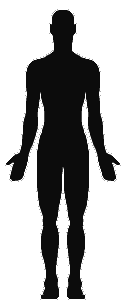
#> input picture TheOnlyCurePlus/42/media/ui/male_base_test.png, 123 x 302 px
$ python -i outfits.py   (imports and definitions only)
#> lines starting #> are read from the running program, lines starting #| are printed output that depends on the picture
### tools/build_assets.py
"""Genera los recursos nuevos de TOC+ sin Blender:
- muñones de pierna (12 modelos .X con pesos) + texturas (32 por pieza, mismo orden que TOC);
- prótesis (pata de palo, pierna mecánica, pierna médica, brazo de palo) rígidas sobre un hueso;
- torniquete de pierna; muleta y sierra de hueso (armas estáticas); miembros cercenados (modelos de suelo);
- iconos 32x32, iconos de rasgos 18x18 y superposiciones del panel de salud 123x302.

Uso:  python build_assets.py  [ruta_del_mod]
"""
import os, sys, math, random
sys.path.insert(0, r"C:\Users\nexco\CODING PARCHEO\HerreriaPZ\tools")
import pzx
import numpy as np
from PIL import Image, ImageDraw, ImageFilter

PZ = r"D:\SteamLibrary\steamapps\common\ProjectZomboid\media"
MOD = sys.argv[1] if len(sys.argv) > 1 else os.environ.get("TOC_MEDIA", r"C:\Users\nexco\Zomboid\mods\TheOnlyCurePlus\42\media")
TOC_UP = r"C:\Users\nexco\CODING PARCHEO\TOCPlus\upstream_2.4.0\42\media"

BODY = {"Male": os.path.join(PZ, r"models_X\Skinned\MaleBody.X"), "Female": os.path.join(PZ, r"models_X\Skinned\FemaleBody.X")}
TEMPLATE = {"Male": os.path.join(PZ, r"models_X\Skinned\Clothes\Bob_Trousers.x"), "Female": os.path.join(PZ, r"models_X\Skinned\Clothes\Kate_Trousers.x")}
for k, v in list(TEMPLATE.items()):
    if not os.path.exists(v):
        alt = os.path.join(PZ, r"models_X\Skinned\Clothes\Kate_Trousers.x")
        TEMPLATE[k] = alt if os.path.exists(alt) else os.path.join(PZ, r"models_X\Skinned\Clothes\Bob_Trousers.x")

PATCH = (116, 200, 24, 24)          # zona libre de la textura del cuerpo donde va la herida del muñón
CAP_C = ((PATCH[0] + 12) / 256.0, (PATCH[1] + 12) / 256.0)
CAP_R = 10.0 / 256.0
# 3.1.0: la herida de los muñones que se visten va DENTRO de la mano / el pie de su lado. El juego aplica a cada prenda
# las máscaras de las que van encima, y la zona libre de PATCH cae en las máscaras de pierna (y un 19 % en ninguna): con
# cualquier chaqueta encima se perdía un 19 % del disco, y con las dos piernas amputadas la tapa izquierda perdía el 69 %
# (el muñón derecho va encima). La mano / el pie del mismo lado sólo se ocultan cuando algo tapa ese miembro entero.
# Centros (en texeles) en zonas que ningún muñón usa, con sitio para el disco de radio 10 (ver make_arm_stumps.seam_alpha).
# PATCH sigue pintándose: lo usan los miembros cercenados del suelo (modelos estáticos, sin máscaras).
CAPS = {("Hand", "L"): (230, 140), ("Hand", "R"): (17, 141), ("Foot", "L"): (171, 26), ("Foot", "R"): (85, 27)}

def cap_for(limb, side):
    cx, cy = CAPS[(limb, side)]
    return (cx / 256.0, cy / 256.0), CAP_R

def wound_patches():
    return [PATCH] + [(cx - 12, cy - 12, 24, 24) for cx, cy in CAPS.values()]

# [4 lines left out: function out, not called in this run]


class V3:
    __slots__ = ("x", "y", "z")
    def __init__(self, x, y, z): self.x, self.y, self.z = float(x), float(y), float(z)
    def arr(self): return np.array([self.x, self.y, self.z])

def v3(a): return V3(a[0], a[1], a[2])

# ------------------------------------------------------------------ cuerpo

# [32 lines left out: functions find_mesh, load_body, bone_frame, smooth_normals, not called in this run]

# ------------------------------------------------------------------ recorte del cuerpo

_hidden_alpha = {}
# [108 lines left out: functions hidden_alpha, face_is_hidden, limb_faces, clip_mesh, add_cap, write_skinned, not called in this run]

LEG_BONES = {"L": ["Bip01_L_Thigh", "Bip01_L_Calf", "Bip01_L_Foot", "Bip01_L_Toe0"], "R": ["Bip01_R_Thigh", "Bip01_R_Calf", "Bip01_R_Foot", "Bip01_R_Toe0"]}
ARM_BONES = {"L": ["Bip01_L_UpperArm", "Bip01_L_Forearm", "Bip01_L_Hand", "Bip01_L_Finger0", "Bip01_L_Finger1"], "R": ["Bip01_R_UpperArm", "Bip01_R_Forearm", "Bip01_R_Hand", "Bip01_R_Finger0", "Bip01_R_Finger1"]}
LEG_CUTS = {"Foot": 0.075, "LowerLeg": 0.25, "UpperLeg": 0.40}
SIDE_NAME = {"L": "Left", "R": "Right"}

# [79 lines left out: functions build_leg_stumps, skin_sample, paint_disc, paint_disc_at, build_stump_textures, not called in this run]

# ------------------------------------------------------------------ geometría procedural

class MeshB:
    def __init__(self): self.v, self.n, self.uv, self.f, self.w = [], [], [], [], []
    def add_tri(self, a, b, c): self.f.append((a, b, c))
    # [55 lines left out: functions tube, orient, box, mirror_x, not called in this run]
    def transformed(self, fn):
        m = MeshB(); m.v = [fn(p) for p in self.v]; m.n = list(self.n); m.uv = list(self.uv); m.f = list(self.f); m.w = list(self.w); return m

# [4 lines left out: function write_rigid, not called in this run]

def write_static(path, name, texture, mesh):
    return pzx.write_static_x(path, name, texture, [v3(v) for v in mesh.v], [v3(n) for n in mesh.n], [(float(u), float(v)) for u, v in mesh.uv], mesh.f)

X, Y, Z = np.array([1.0, 0, 0]), np.array([0, 1.0, 0]), np.array([0, 0, 1.0])

_leg_cache = {}
# [154 lines left out: functions _leg_mesh, _leg_points, plane_section, leg_section, leg_profile, loft and 2 more, not called in this run]

# ------------------------------------------------------------------ secciones genéricas a lo largo de un eje

_limb_cache = {}
# [72 lines left out: functions _limb_mesh, axis_section, axis_ring, axis_tube, path_tube, not called in this run]

# ------------------------------------------------------------------ piernas (por nivel)

LEG_LEVELS = {"Ankle": "Foot", "": "LowerLeg", "Thigh": "UpperLeg"}      # sufijo del modelo -> parte amputada
ARM_LEVELS = {"Wrist": "Hand", "": "ForeArm"}

# [396 lines left out: functions peg_shaft, leg_straps, peg_leg, mech_shin, mech_leg, arm_frame and 19 more, not called in this run]

SKIN = (222, 184, 150, 255); SKIN_D = (170, 130, 100, 255); RED = (150, 20, 20, 255); BONE = (240, 232, 215, 255)

# [20 lines left out: functions ic_hand, ic_forearm, ic_upperarm, ic_foot, ic_lowerleg, not called in this run]
def ic_upperleg(d, img):
    d.rounded_rectangle((11, 3, 22, 29), 5, fill=SKIN, outline=SKIN_D)
    d.rectangle((11, 2, 22, 8), fill=RED); d.ellipse((14, 3, 19, 8), fill=BONE)
# [5 lines left out: function ic_bonesaw, not called in this run]
def ic_kit(d, img):
    d.rounded_rectangle((3, 8, 29, 27), 3, fill=(220, 220, 225, 255), outline=(120, 120, 125, 255))
    d.rectangle((12, 4, 20, 9), fill=(120, 120, 125, 255)); d.rectangle((14, 13, 18, 23), fill=(200, 30, 30, 255)); d.rectangle((11, 16, 21, 20), fill=(200, 30, 30, 255))
def ic_crutch(d, img):
    d.rectangle((12, 2, 20, 6), fill=(60, 60, 60, 255)); d.rectangle((13, 6, 15, 29), fill=(190, 190, 195, 255)); d.rectangle((17, 6, 19, 29), fill=(190, 190, 195, 255))
    d.rectangle((11, 14, 21, 17), fill=(60, 60, 60, 255)); d.rectangle((14, 27, 18, 31), fill=(40, 40, 40, 255))
# [4 lines left out: function ic_guide, not called in this run]
def ic_pegarm(d, img):
    d.rounded_rectangle((3, 11, 14, 21), 3, fill=(90, 60, 40, 255), outline=(50, 35, 25, 255)); d.rectangle((14, 14, 26, 18), fill=(160, 115, 70, 255)); d.ellipse((24, 11, 30, 21), fill=(160, 115, 70, 255))
def ic_medicalarm(d, img):
    d.rounded_rectangle((3, 11, 14, 21), 3, fill=(40, 40, 45, 255), outline=(20, 20, 20, 255)); d.rectangle((14, 13, 24, 19), fill=(60, 62, 70, 255))
    for i, x in enumerate((24, 26, 28)): d.rectangle((x, 11 + i, x + 1, 21 - i), fill=(90, 92, 100, 255))
def ic_pegleg(d, img):
    d.polygon(((9, 3), (23, 3), (20, 12), (12, 12)), fill=(90, 60, 40, 255)); d.rectangle((14, 12, 18, 28), fill=(160, 115, 70, 255)); d.rectangle((13, 28, 19, 31), fill=(40, 40, 40, 255))
def ic_mechleg(d, img):
    d.polygon(((9, 3), (23, 3), (20, 11), (12, 11)), fill=(60, 62, 66, 255)); d.rectangle((15, 11, 17, 24), fill=(150, 152, 158, 255))
    d.rectangle((11, 12, 12, 23), fill=(120, 120, 125, 255)); d.rectangle((20, 12, 21, 23), fill=(120, 120, 125, 255)); d.rectangle((9, 24, 26, 29), fill=(40, 40, 44, 255))
def ic_medicalleg(d, img):
    d.polygon(((9, 3), (23, 3), (20, 11), (12, 11)), fill=(35, 35, 40, 255)); d.polygon(((12, 11), (20, 11), (18, 24), (14, 24)), fill=(50, 52, 58, 255))
    d.rectangle((12, 9, 20, 10), fill=(220, 220, 220, 255)); d.rectangle((10, 24, 26, 29), fill=(30, 30, 34, 255))
def ic_tourniquet_leg(d, img):
    d.ellipse((4, 8, 28, 24), outline=(190, 40, 30, 255), width=4); d.rectangle((13, 2, 19, 10), fill=(120, 120, 125, 255))

# [17 lines left out: function build_icons, not called in this run]

# ------------------------------------------------------------------ superposiciones del panel de salud

def blob(img, box, color=(0, 0, 0, 255)):
    d = ImageDraw.Draw(img); d.rounded_rectangle(box, 9, fill=color)

# [22 lines left out: function build_overlays, not called in this run]

# ------------------------------------------------------------------ main

PROST_LEG_BUILDERS = {"pegLeg": lambda b, sd, lv: peg_leg(b, sd, lv), "mechLeg": lambda b, sd, lv: mech_leg(b, sd, False, lv), "medicalLeg": lambda b, sd, lv: mech_leg(b, sd, True, lv)}
PROST_ARM_BUILDERS = {"pegArm": lambda b, sd, lv: peg_arm(b, sd, lv), "hookArm": lambda b, sd, lv: hook_arm(b, sd, lv), "normalArm": lambda b, sd, lv: mech_arm(b, sd, False, lv), "medicalArm": lambda b, sd, lv: mech_arm(b, sd, True, lv)}

# [53 lines left out: functions build_models, build_textures, not called in this run]

# [7 lines that do not run on import are left out]

### tools/render_icons.py
"""Iconos de inventario renderizados desde los modelos .X del mod (rasterizador propio, sin Blender).
Salida: media/textures/Item_<Icon>.png a 32x32 con contorno oscuro, como los iconos vanilla.
Uso: python render_icons.py [ruta_media_del_mod] [--big]  (--big guarda también una lámina ampliada)"""
import os, sys, math
sys.path.insert(0, r"C:\Users\nexco\CODING PARCHEO\HerreriaPZ\tools")
sys.path.insert(0, os.path.dirname(os.path.abspath(__file__)))
import pzx
import numpy as np
from PIL import Image, ImageDraw, ImageFont, ImageFilter

MOD = sys.argv[1] if len(sys.argv) > 1 and not sys.argv[1].startswith("--") else os.environ.get("TOC_MEDIA", r"C:\Users\nexco\Zomboid\mods\TheOnlyCurePlus\42\media")
TOC_UP = r"C:\Users\nexco\CODING PARCHEO\TOCPlus\upstream_2.4.0\42\media"
OUT = os.path.join(MOD, "textures")
SHEET = os.path.join(os.path.dirname(os.path.abspath(__file__)), "out", "preview", "icons_rendered.png")
RES = 192          # resolución de render antes de reducir
ICON = 32

# ------------------------------------------------------------------ carga

# [117 lines left out: functions find_mesh, load_x, smooth_normals, rot, render, to_icon, not called in this run]

# ------------------------------------------------------------------ mallas procedurales (kit, guía)

class M:
    def __init__(self): self.v, self.f, self.uv = [], [], []
    # [22 lines left out: functions box, box_uv_top, not called in this run]
    def arrays(self): return np.array(self.v, float), np.array(self.f, int), np.array(self.uv, float)

# [42 lines left out: functions kit_model, kit_texture, guide_model, guide_texture, not called in this run]

# ------------------------------------------------------------------ lista de iconos

def tex(path): return Image.open(path).convert("RGBA")

def skin_tex(part): return tex(os.path.join(MOD, "textures", "Amputations", "Human", part, "skin01_b.png"))

MX = os.path.join(MOD, "models_X")
ITEMS = [
    # nombre, modelo, textura, rot(x,y,z), fill, bright, thicken
    ("Crutch",      os.path.join(MX, "Weapons", "Crutch.X"),             tex(os.path.join(MOD, "textures", "Weapons", "crutch.png")),   (6, 90, -30),   0.95, 1.1, 3, 3.0),
    ("PegArm",      os.path.join(MX, "Prosthesis", "pegArm_L_M.X"),      tex(os.path.join(MOD, "textures", "Prosthesis", "pegArm.png")), (22, 0, -40),  0.9, 1.35, 0),
    ("HookArm",     os.path.join(MX, "Prosthesis", "hookArm_L_M.X"),     tex(os.path.join(MOD, "textures", "Prosthesis", "hookArm.png")), (22, 0, -40),  0.9, 1.3, 1),
    ("MechArm",     os.path.join(MX, "Prosthesis", "normalArm_L_M.X"),   tex(os.path.join(MOD, "textures", "Prosthesis", "normalArm.png")), (22, 0, -40), 0.9, 1.3, 1),
    ("MedicalArm",  os.path.join(MX, "Prosthesis", "medicalArm_L_M.X"),  tex(os.path.join(MOD, "textures", "Prosthesis", "medicalArm.png")), (22, 0, -40), 0.9, 1.6, 0),
    ("PegLeg",      os.path.join(MX, "Prosthesis", "pegLeg_L_M.X"),      tex(os.path.join(MOD, "textures", "Prosthesis", "pegLeg.png")), (12, 35, 8),   0.9, 1.35, 2),
    ("MechLeg",     os.path.join(MX, "Prosthesis", "mechLeg_L_M.X"),     tex(os.path.join(MOD, "textures", "Prosthesis", "mechLeg.png")), (12, 35, 8),  0.9, 1.25, 2),
    ("MedicalLeg",  os.path.join(MX, "Prosthesis", "medicalLeg_L_M.X"),  tex(os.path.join(MOD, "textures", "Prosthesis", "medicalLeg.png")), (12, 35, 8), 0.9, 1.6, 0),
    ("CyberLeg",    os.path.join(MX, "Prosthesis", "cyberLeg_L_M.X"),    tex(os.path.join(MOD, "textures", "Prosthesis", "cyberArm.png")), (12, 35, 8),  0.9, 1.3, 1),
    ("LegTourniquet", os.path.join(MX, "Surgery", "TourniquetLeg_Ground.X"), tex(os.path.join(MOD, "textures", "Surgery", "tourniquetLeg.png")), (62, 15, 0), 0.9, 1.1, 2),
    ("SeveredHand",  os.path.join(MX, "Severed", "SeveredHand.X"),      skin_tex("Hand"),      (35, 25, -20), 0.88, 1.1, 0),
    ("SeveredForeArm", os.path.join(MX, "Severed", "SeveredForeArm.X"), skin_tex("Forearm"),   (35, 25, -25), 0.9, 1.1, 0),
    ("SeveredUpperArm", os.path.join(MX, "Severed", "SeveredUpperArm.X"), skin_tex("Upperarm"), (35, 25, -25), 0.9, 1.1, 0),
    ("SeveredFoot",  os.path.join(MX, "Severed", "SeveredFoot.X"),      skin_tex("Foot"),      (30, 40, -15), 0.88, 1.1, 0),
    ("SeveredLowerLeg", os.path.join(MX, "Severed", "SeveredLowerLeg.X"), skin_tex("LowerLeg"), (35, 25, -25), 0.9, 1.1, 0),
    ("SeveredUpperLeg", os.path.join(MX, "Severed", "SeveredUpperLeg.X"), skin_tex("UpperLeg"), (35, 25, -25), 0.9, 1.1, 0),
]

# [38 lines left out: functions medical_arm_icon, main, not called in this run]

# [2 lines that do not run on import are left out]

### tools/outfits.py
"""Vestir personajes para las imágenes del Workshop con ropa REAL del juego, como la compone el juego:
- prendas de textura (camisas, camisetas, botas, pantalón corto): capas sobre la textura del cuerpo;
- prendas de malla (pantalón, chaqueta, pelo, barba): .X con pesos posados con el mismo esqueleto;
- bajo la ropa de malla el cuerpo se oculta con las máscaras del juego (texel a texel).
Lo usan export_merle_scene / export_ash_scene (su propio código, más antiguo) y export_card_people.py."""
import os
import numpy as np
from PIL import Image, ImageDraw, ImageFilter
import pose_x as P
import build_assets as BA
from render_icons import find_mesh

# [1 line that did not run here, left out]
# [1 line that did not run here, left out]
# [1 line that did not run here, left out]
# [1 line that did not run here, left out]

# [5 lines left out: function tinted, not called in this run]

def grimy(img_or_path, amount=0.3, blood=0, seed=7):
    """Mugre en manchas y, si blood > 0, salpicaduras de sangre seca (sólo donde la prenda tiene alfa)."""
#> called with amount = 0.3, blood = 0, seed = 7
    im = Image.open(img_or_path) if isinstance(img_or_path, str) else img_or_path
#> im is the input picture: PIL image 123x302 RGBA; mean R, G, B, A 78, 78, 78, 105
    a = np.array(im.convert("RGBA")).astype(float); h, w = a.shape[:2]
#> after `h, w = a.shape[:2]`: h = 302; w = 123
    rng = np.random.default_rng(seed)
    g = np.asarray(Image.fromarray((rng.random((max(2, h // 16), max(2, w // 16))) * 255).astype(np.uint8)).resize((w, h), Image.BICUBIC), float) / 255
    a[..., :3] *= (1 - amount + amount * g)[..., None]
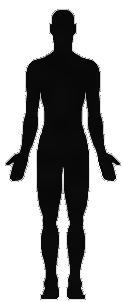
#> a: shape (302, 123, 4) float64; mean R, G, B, A 66.8, 66.8, 66.8, 105; transparent parts drawn white
    if blood:
        layer = Image.new("L", (w, h), 0); d = ImageDraw.Draw(layer)
        for _ in range(blood):
            x, y, r = rng.integers(0, w), rng.integers(0, h), rng.integers(1, 5)
            d.ellipse((x - r, y - r, x + r, y + r), fill=int(rng.integers(120, 230)))
        bm = np.asarray(layer.filter(ImageFilter.GaussianBlur(0.8)), float)[..., None] / 255 * (a[..., 3:4] > 0)
        a[..., :3] = a[..., :3] * (1 - bm) + np.array([92, 18, 14], float) * bm
    return Image.fromarray(np.clip(a, 0, 255).astype(np.uint8))

def clothes_tex(*rel):
    return os.path.join(CLOTHES, *rel)

# [42 lines left out: functions body_texture, body, mesh, not called in this run]

# [1 line that did not run here, left out]
def hair(style, W, rgb=(60, 44, 30)):
    return mesh(os.path.join("Hair", "Bob_Hair_%s.X" % style), tinted(HAIR_WHITE, rgb), W)

def female_hair(style, W, rgb=(60, 44, 30)):
    return mesh(os.path.join("Hair", "F_Hair_%s.X" % style), tinted(HAIR_WHITE, rgb), W)

def beard(style, W, rgb=(60, 44, 30)):
    return mesh(os.path.join("Beards", "Bob_Beard_%s.X" % style), tinted(HAIR_WHITE, rgb), W)

# [19 lines left out: functions stump_tex, inward, not called in this run]

>>> result = grimy('../TheOnlyCurePlus/42/media/ui/male_base_test.png')
